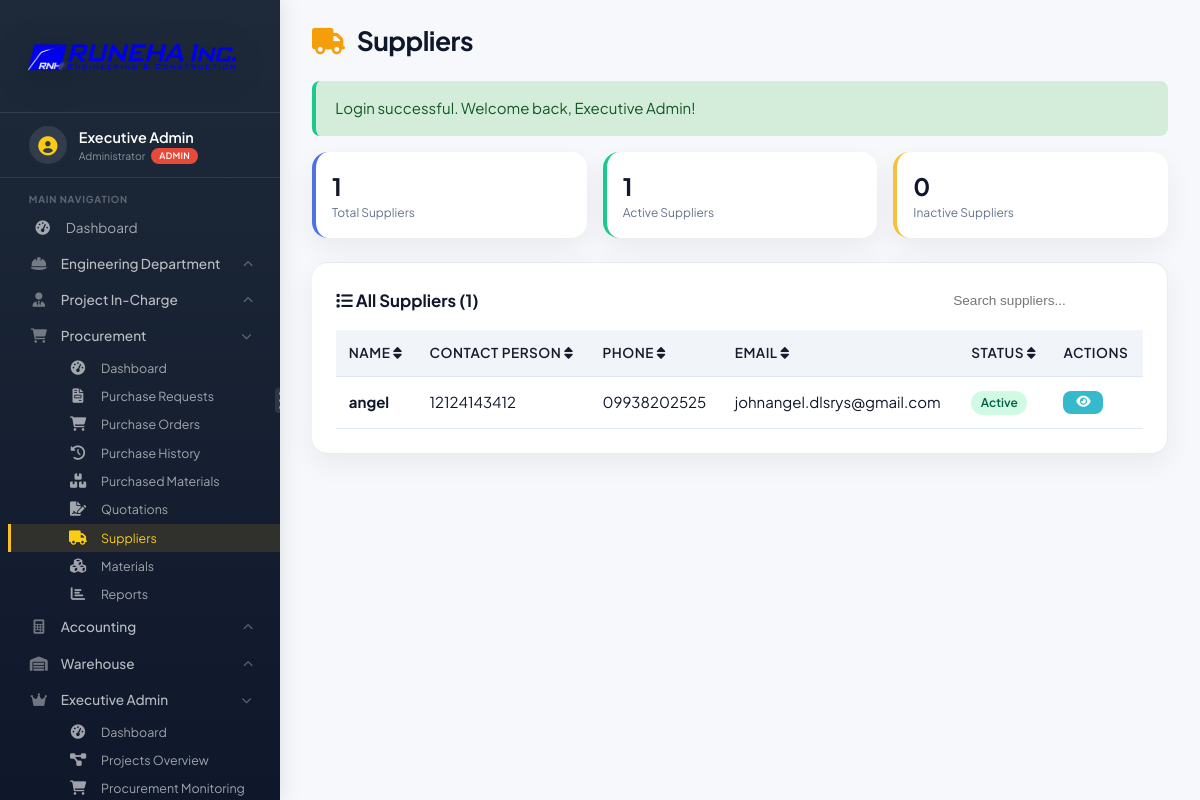
The app's page /modules/procurement/suppliers.php (signed in) with its own data.
### tables this page shows
CREATE TABLE IF NOT EXISTS `suppliers` (
  `id` BIGINT UNSIGNED NOT NULL AUTO_INCREMENT,
  `name` VARCHAR(200) NOT NULL,
  `contact_person` VARCHAR(150) NULL,
  `phone` VARCHAR(50) NULL,
  `email` VARCHAR(200) NULL,
  `address` TEXT NULL,
  `tin_number` VARCHAR(50) NULL,
  `status` ENUM('active','inactive') NOT NULL DEFAULT 'active',
  `created_by` BIGINT UNSIGNED NULL,
  `created_at` TIMESTAMP NOT NULL DEFAULT CURRENT_TIMESTAMP,
  `updated_at` TIMESTAMP NULL DEFAULT NULL ON UPDATE CURRENT_TIMESTAMP,
  PRIMARY KEY (`id`),
  KEY `idx_suppliers_creator` (`created_by`),
  CONSTRAINT `fk_suppliers_creator` FOREIGN KEY (`created_by`) REFERENCES `users` (`id`) ON DELETE SET NULL ON UPDATE CASCADE
);

### modules/procurement/suppliers.php (the view, shortened to what this page needs)
<?php
require_once '../../includes/auth.php';
$page_title = 'Suppliers';
$action = $_GET['action'] ?? 'list';
$suppliers = [];
try {
    $query = "SELECT * FROM suppliers ORDER BY created_at DESC";
    $suppliers = $pdo->query($query)->fetchAll();
} catch (PDOException $e) {
    $error = userDatabaseError($e);
}
$supplier_details = null;
include '../../includes/header.php';
?>
<div class="page-header">
    <h1><i class="fas fa-truck"></i> <?php echo $page_title; ?></h1>
</div>
<?php if (isset($_SESSION['success'])): ?>
    <div class="alert alert-success"><?php echo htmlspecialchars($_SESSION['success']); unset($_SESSION['success']); ?></div>
<?php endif; ?>
<div class="supplier-stats">
    <div class="stat-box">
        <div class="number"><?php echo count($suppliers); ?></div>
        <div class="label">Total Suppliers</div>
    </div>
    <div class="stat-box" style="border-left-color:#1cc88a;">
        <div class="number">
            <?php
            $active = array_filter($suppliers, function($s) { return ($s['status'] ?? 'active') === 'active'; });
            echo count($active);
            ?>
        </div>
        <div class="label">Active Suppliers</div>
    </div>
    <div class="stat-box" style="border-left-color:#f6c23e;">
        <div class="number">
            <?php
            $inactive = array_filter($suppliers, function($s) { return ($s['status'] ?? 'active') === 'inactive'; });
            echo count($inactive);
            ?>
        </div>
        <div class="label">Inactive Suppliers</div>
    </div>
</div>
<?php if ($action === 'add' || $action === 'edit'): ?>
<div class="card">
    <h3><?php echo $action === 'add' ? 'Create New' : 'Edit'; ?> Supplier</h3>
    <form method="POST">
        <div class="form-row">
            <div class="form-group">
                <label class="required">Supplier Name</label>
                <input type="text" name="name" required value="<?php echo htmlspecialchars($supplier_details['name'] ?? ''); ?>" placeholder="Enter supplier name">
            </div>
            <div class="form-group">
                <label>Contact Person</label>
                <input type="text" name="contact_person" value="<?php echo htmlspecialchars($supplier_details['contact_person'] ?? ''); ?>" placeholder="Contact person name">
            </div>
        </div>
        <div class="form-row">
            <div class="form-group">
                <label>Phone</label>
                <input type="text" name="phone" value="<?php echo htmlspecialchars($supplier_details['phone'] ?? ''); ?>" placeholder="Phone number">
            </div>
            <div class="form-group">
                <label>Email</label>
                <input type="email" name="email" value="<?php echo htmlspecialchars($supplier_details['email'] ?? ''); ?>" placeholder="Email address">
            </div>
        </div>
        <div class="form-row">
            <div class="form-group">
                <label>Address</label>
                <textarea name="address" rows="2" placeholder="Complete address"><?php echo htmlspecialchars($supplier_details['address'] ?? ''); ?></textarea>
            </div>
            <div class="form-group">
                <label>TIN Number</label>
                <input type="text" name="tin_number" value="<?php echo htmlspecialchars($supplier_details['tin_number'] ?? ''); ?>" placeholder="Tax Identification Number">
            </div>
        </div>
        <div class="form-row">
            <div class="form-group">
                <label>Status</label>
                <select name="status">
                    <option value="active" <?php echo ($supplier_details['status'] ?? 'active') == 'active' ? 'selected' : ''; ?>>Active</option>
                    <option value="inactive" <?php echo ($supplier_details['status'] ?? 'active') == 'inactive' ? 'selected' : ''; ?>>Inactive</option>
                </select>
            </div>
        </div>
        <div style="margin-top:1.5rem;">
            <button type="submit" name="<?php echo $action === 'add' ? 'add_supplier' : 'update_supplier'; ?>" class="btn btn-primary"><i class="fas fa-save"></i> <?php echo $action === 'add' ? 'Create' : 'Update'; ?> Supplier</button>
            <a href="suppliers.php" class="btn btn-secondary">Cancel</a>
        </div>
    </form>
</div>
<?php else: ?>
<div class="card">
    <div style="display:flex; justify-content:space-between; align-items:center; margin-bottom:1rem; flex-wrap:wrap; gap:0.5rem;">
        <h3 style="margin:0;"><i class="fas fa-list"></i> All Suppliers (<?php echo count($suppliers); ?>)</h3>
        <div style="display:flex; gap:0.5rem;">
            <input type="text" id="searchSupplier" placeholder="Search suppliers..." style="padding:0.4rem 0.8rem; border:1px solid var(--border-color); border-radius:6px; font-size:0.85rem;">
        </div>
    </div>
    <div class="table-responsive">
        <table class="table" id="supplierTable">
            <thead>
                <tr>
                    <th onclick="sortTable('supplierTable', 0)" style="cursor:pointer;">Name <i class="fas fa-sort"></i></th>
                    <th onclick="sortTable('supplierTable', 1)" style="cursor:pointer;">Contact Person <i class="fas fa-sort"></i></th>
                    <th onclick="sortTable('supplierTable', 2)" style="cursor:pointer;">Phone <i class="fas fa-sort"></i></th>
                    <th onclick="sortTable('supplierTable', 3)" style="cursor:pointer;">Email <i class="fas fa-sort"></i></th>
                    <th onclick="sortTable('supplierTable', 4)" style="cursor:pointer;">Status <i class="fas fa-sort"></i></th>
                    <th>Actions</th>
                </tr>
            </thead>
            <tbody>
                <?php if (empty($suppliers)): ?>
                    <tr>
                        <td colspan="6" style="text-align:center;color:#94a3b8;padding:2rem;">
                            <i class="fas fa-truck" style="font-size:2rem;display:block;margin-bottom:0.5rem;opacity:0.3;"></i>
                            No suppliers found. Click "New Supplier" to create one.
                        </td>
                    </tr>
                <?php else: ?>
                    <?php foreach ($suppliers as $supplier): ?>
                    <tr>
                        <td><strong><?php echo htmlspecialchars($supplier['name']); ?></strong></td>
                        <td><?php echo htmlspecialchars($supplier['contact_person'] ?? 'N/A'); ?></td>
                        <td><?php echo htmlspecialchars($supplier['phone'] ?? 'N/A'); ?></td>
                        <td><?php echo htmlspecialchars($supplier['email'] ?? 'N/A'); ?></td>
                        <td><span class="badge badge-<?php echo ($supplier['status'] ?? 'active') == 'active' ? 'success' : 'secondary'; ?>"><?php echo ucfirst($supplier['status'] ?? 'Active'); ?></span></td>
                        <td>
                            <div style="display:flex; gap:0.3rem; flex-wrap:wrap;">
                                <a href="?action=view&id=<?php echo $supplier['id']; ?>" class="btn btn-sm btn-info" title="View"><i class="fas fa-eye"></i></a>
                            </div>
                        </td>
                    </tr>
                    <?php endforeach; ?>
                <?php endif; ?>
            </tbody>
        </table>
    </div>
</div>
<?php endif; ?>
<?php include '../../includes/footer.php'; ?>

### assets/css/style.css (style rules this page uses)
:root { --navy: #1e2a3a; --navy-dark: #0f172a; --amber: #f59e0b; --off-white: #f8fafc; --border: #e2e8f0; --muted: #64748b; --shadow: 0 4px 12px rgba(15, 23, 42, 0.06); --radius: 16px; --text-title: 1.65rem; --text-card: 1.05rem; --text-stat: 1.85rem; --text-label: 0.8rem; }
* { margin: 0; padding: 0; box-sizing: border-box; }
body { font-family: 'Segoe UI', Tahoma, Geneva, Verdana, sans-serif; background: var(--off-white); color: var(--navy-dark); min-height: 100vh; font-size: 15px; line-height: 1.5; }
h1, h2, h3 { color: var(--navy-dark); font-weight: 700; line-height: 1.25; }
h1 { font-size: var(--text-title); letter-spacing: -0.03em; }
h3, .card-title { font-size: var(--text-card); font-weight: 700; }
.btn { display: inline-flex; align-items: center; gap: 0.5rem; padding: 0.6rem 1.2rem; border: none; border-radius: 8px; font-size: 0.9rem; font-weight: 600; cursor: pointer; text-decoration: none; transition: all 0.2s ease; }
.btn-sm { padding: 0.3rem 0.8rem; font-size: 0.8rem; }
.btn-info { background: #36b9cc; color: white; }
.card { background: #ffffff; border-radius: 16px; padding: 1.5rem; box-shadow: var(--shadow); margin-bottom: 1.5rem; }
.table-responsive { overflow-x: auto; }
.table { width: 100%; border-collapse: collapse; }
.table th, .table td { padding: 0.8rem; text-align: left; border-bottom: 1px solid var(--border); }
.table th { background: #f1f5f9; font-weight: 600; color: #1a1a2e; font-size: 0.85rem; text-transform: uppercase; letter-spacing: 0.5px; }
.badge { display: inline-block; padding: 0.2rem 0.6rem; border-radius: 20px; font-size: 0.75rem; font-weight: 600; }
.badge-success { background: #d1fae5; color: #065f46; }
.alert { padding: 1rem 1.2rem; border-radius: 8px; margin-bottom: 1rem; border-left: 4px solid transparent; }
.alert-success { background: #d4edda; color: #155724; border-left-color: #1cc88a; }
.page-header { display: flex; justify-content: space-between; align-items: center; margin-bottom: 1.5rem; flex-wrap: wrap; gap: 1rem; }
.page-header h1 { font-size: 1.65rem; color: var(--navy-dark); margin: 0; letter-spacing: -0.02em; }
.page-header h1 i { color: #f59e0b; margin-right: 0.5rem; }
:root { --off-white: #f6f8fb; --shadow: 0 10px 28px rgba(15, 23, 42, 0.06); --shadow-hover: 0 16px 34px rgba(15, 23, 42, 0.1); --success: #16a085; --danger: #e76f51; --info: #4f8cc9; }
body { font-family: 'Plus Jakarta Sans', 'Segoe UI', Tahoma, sans-serif; background: var(--off-white); }
.card, .stat-card, .quick-action { border: 1px solid rgba(226, 232, 240, 0.8); border-left: 0; border-radius: 16px; box-shadow: var(--shadow); }

### modules/procurement/suppliers.php (style rules this page uses)
.supplier-stats { display: grid; grid-template-columns: repeat(auto-fit, minmax(180px, 1fr)); gap: 1rem; margin-bottom: 1.5rem; }
.supplier-stats .stat-box { background: white; border-radius: var(--radius); padding: 1rem; box-shadow: var(--shadow); border-left: 4px solid #4e73df; }
.supplier-stats .stat-box .number { font-size: 1.5rem; font-weight: 700; }
.supplier-stats .stat-box .label { font-size: 0.75rem; color: #64748b; }

### records on screen
suppliers: status "1", status "0", name "angel", contact_person "12124143412", phone "09938202525", email "johnangel.dlsrys@gmail.com", status "Active"

### other values on screen
$_SESSION['full_name'] "Executive Admin"
getDepartmentName($department) "Administrator"
$page_title "Suppliers"
$_SESSION['success'] "Login successful. Welcome back, Executive Admin!"
count($suppliers) "1"
